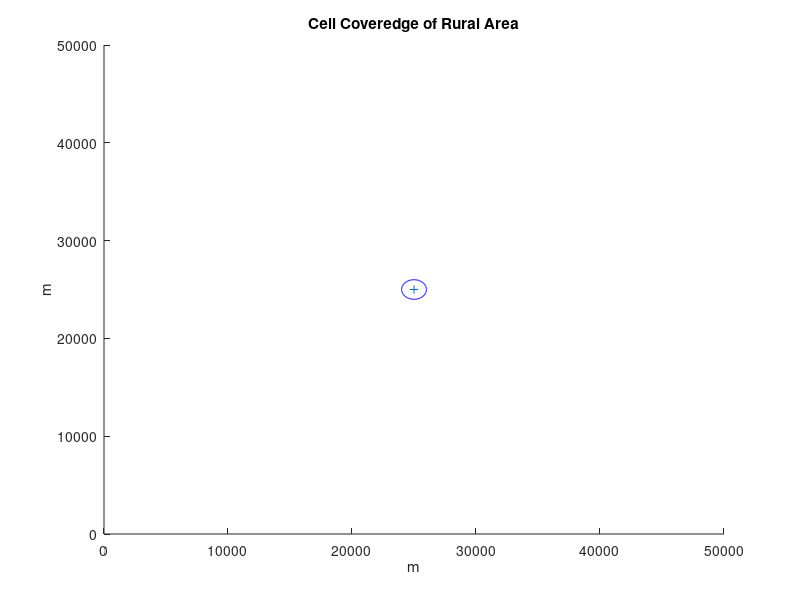

Write the MATLAB code that produced this figure. (Note: this script raises an error after producing the figure.)
% --Investigate the percentage of connected users with different
%   sensitivities and Base station Power

%Link Budget Calculation Based LTE in Urban
fc = 800; %Carrier Frequency 800 MHz
fc2 = 900; %Carrier Frequency 900 MHz
fc3 = 1800; %Carrier Frequency  1800 MHz
fc4 = 2100; %Carrier Frequency 2100 MHz

BW = 10000000; %Bandwidth 10 MHz
Power_bs = 43;  %Power of Base Station in dBm
Power_bs2 = 63; %Power of second Base Station in dBm

axis([0 50000 0 50000]); 
xlabel('m')
ylabel('m')
hold on
theta = linspace(0,2*pi); % To see the antenna location clearly; a circle is skectched around it,angle theta for circle
User_Number = 1000;  %Number of Users

%Placing Base Station
Base_Station_Loc = [25000;25000];  %Location of Base Station                                                   
Rad = 1000;  %Radius of Base Station Location = 1000m
plot(Base_Station_Loc(1),Base_Station_Loc(2),'+')  %Center of Base Station
hold on
x = 25000 + Rad*cos(theta);
y = 25000 + Rad*sin(theta);
plot(x,y,'b');
title('Cell Coveredge of Rural Area')
hold on

%Randomly User Location
user = 50000*rand(2,1000); % 1000 Users in the Area (1000 users are randomly located in 2D Area)
x1=user(1,:);  % x coordinate of the user location
y1=user(2,:);  % y coordinate of the user location


%Calculation of Receiver Sensitivity
NF = 5;    %Noise Figure, for FDD Base Station in 3GPP technical Report
EbN0 = 14; % BER=10^-6
R = 6e6;   %Data Rate 6 Mbps
SNR = EbN0 + 10*log10(R/BW); % SNR Calculation
Noise_floor = -174 + (10*log10(BW)); %in dBm 
Sensitivity = Noise_floor + SNR + NF + 30; %Calculated Receiver Sensitivity % Converted dBm with +30

%Received Powers of Users from Base Station
for i=1:1000
 distance_1(i) = sqrt((x1(i)- Base_Station_Loc(1,1))^2 + (y1(i)- Base_Station_Loc(1,1))^2); %User Distances to Base Station Euclidian distance
 received_pow1(i) = Received_power_rural(Power_bs,distance_1(i),fc) + 30 ; %Converted to dBm with +30
 received_pow2(i) = Received_power_rural(Power_bs,distance_1(i),fc2) + 30 ;
 received_pow3(i) = Received_power_rural(Power_bs,distance_1(i),fc3) + 30 ;
 received_pow4(i) = Received_power_rural(Power_bs,distance_1(i),fc4) + 30 ;
end
% Received Powers of Users from Second Base Station
for i=1:1000
 distance_1(i) = sqrt((x1(i)- Base_Station_Loc(1,1))^2 + (y1(i)- Base_Station_Loc(1,1))^2); %User Distances to Base Station Euclidian distance
 received_pow1_2(i) = Received_power_rural(Power_bs2,distance_1(i),fc) + 30 ; %Converted to dBm with +30
 received_pow2_2(i) = Received_power_rural(Power_bs2,distance_1(i),fc2) + 30 ;
 received_pow3_2(i) = Received_power_rural(Power_bs2,distance_1(i),fc3) + 30 ;
 received_pow4_4(i) = Received_power_rural(Power_bs2,distance_1(i),fc4) + 30 ;
end


% Determine users who can connect the base station
Connected_users = find(received_pow1 > Sensitivity); %Find users in the area whose received power is greater than sensitivity for 800MHz

for k=1:1000
    if (~isempty(find(Connected_users == k)))== 0;
        %     isempty    This MATLAB function returns logical 1 (true) if A
        %     is an empty array and logical 0 (false) otherwise.
        %     find       Find indices and values of nonzero elements
    plot(x1(k),y1(k),'xr');
    hold on;
    else 
    plot(x1(k),y1(k),'*g');
    hold on;
    end 
end


distance_2 = 0:100:50000; % Observation interval for percentage, examine it for 100m

%Percentage for First Base Station at 800Mhz
for percentage=1:length(distance_2)
     temp = 0;
    for i=1:User_Number
      received_pow_800MHz(i)= Received_power_rural(Power_bs,distance_2(percentage),fc);
      if(received_pow_800MHz(i) > -70)
          temp=temp+1;
      else
          temp=temp;
      end      
    end
    Percentage_800(percentage)= temp/(User_Number)*100;  %Percentage for carrier freq. is 800MHz,Power of base station is 43dBm
end

% Percentage for Second Base Station at 800Mhz
for percentage=1:length(distance_2)
     temp = 0;
    for i=1:User_Number
      received_pow_800MHz_2(i)= Received_power_rural(Power_bs2,distance_2(percentage),fc);
      if(received_pow_800MHz_2(i) > -70) 
          temp=temp+1;
      else
          temp=temp;
      end      
    end
    Percentage_800_2(percentage)= temp/(User_Number)*100;  %Percentage for carrier freq. is 800MHz,Power of base station is 63dBm
end


% Percentage for First Base Station at 2100Mhz
for percentage=1:length(distance_2)
     temp = 0;
    for i=1:User_Number
      received_pow_2100MHz(i)= Received_power_rural(Power_bs,distance_2(percentage),fc4);
      if(received_pow_2100MHz(i) > -70)
          temp=temp+1;
      else
          temp=temp;
      end      
    end
    Percentage_2100(percentage)= temp/(User_Number)*100;  %Percentage for carrier freq. is 2100MHz,Power of base station is 43dBm
end

% Percentage for Second Base Station at 2100Mhz
for percentage=1:length(distance_2)
     temp = 0;
    for i=1:User_Number
      received_pow_2100MHz_2(i)= Received_power_rural(Power_bs2,distance_2(percentage),fc4);
      if(received_pow_2100MHz_2(i) > -70)
          temp=temp+1;
      else
          temp=temp;
      end      
    end
    Percentage_2100_2(percentage)= temp/(User_Number)*100;  %Percentage for carrier freq. is 2100MHz,Power of base station is 63dBm
end


figure(2)
plot(distance_2,Percentage_800,'r');
hold on
plot(distance_2,Percentage_800_2,'m');
title('Percentage - Distance graph at 800Mhz');
xlabel('meter')
ylabel('%')
legend('Tx power 43dB','Tx power 63dB');
grid on


figure(3)
plot(distance_2,Percentage_2100,'r');
hold on
plot(distance_2,Percentage_2100_2,'m');
title('Percentage - Distance graph at 2100Mhz');
xlabel('meter')
ylabel('%')
legend('Tx power 43dB','Tx power 63dB');
grid on



